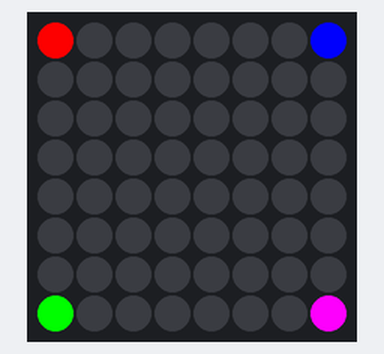
A program run on a simulated Raspberry Pi (BCM pin numbers) with a Sense HAT. Shown: the Sense HAT's 8×8 RGB LED matrix. At 0.0 s the program stops and its outputs stay as they are.

Above: at 0.1 s.

The program:

pixel.py
```python
from sense_hat import SenseHat

sense = SenseHat()

sense.clear()
sense.set_pixel(0, 0, 255, 0, 0)
sense.set_pixel(0, 7, 0, 255, 0)
sense.set_pixel(7, 0, 0, 0, 255)
sense.set_pixel(7, 7, 255, 0, 255)
```
